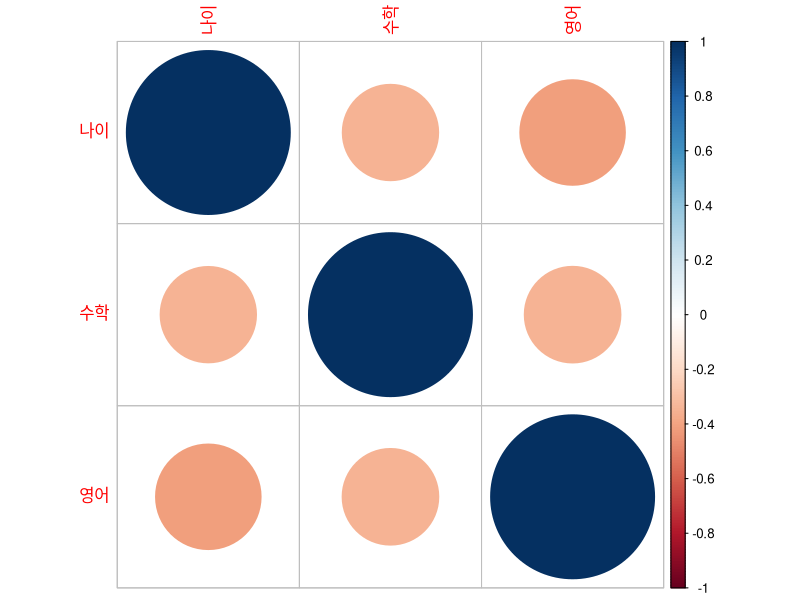

Write R code to recreate this figure.
# --------------------------------------------------------------------
# 영어 점수와 수학 점수간 상관계수 구하기
# --------------------------------------------------------------------


# 엑셀 파일 읽기 패키지 로드
library(readxl)

# 이전 실습에서 생성한 엑셀 파일 읽기
students <- read_excel("data/my_students.xlsx", sheet = "Sheet1")

# 영어 점수와 수학 점수간 상관계수 구하기
correlation <- cor(students$수학, students$영어)

print(paste("수학과 영어 점수 간의 상관계수: ", correlation))



# --------------------------------------------------------------------
# 나이, 영어 점수와 수학 점수간 상관계수 매트릭스 구하기
# --------------------------------------------------------------------

# corrplot 패키지 설치 (이미 설치된 경우 생략 가능)
install.packages("corrplot")

# corrplot 패키지 로드
library(corrplot)

# 엑셀 파일 읽기 패키지 로드
library(readxl)

# 이전 실습에서 생성한 엑셀 파일 읽기
students <- read_excel("data/my_students.xlsx", sheet = "Sheet1")

# 상관계수 행렬 계산
correlation_matrix <- cor(students[, c("나이", "수학", "영어")])

# 상관계수 행렬 시각화
corrplot(correlation_matrix, method = "circle")
